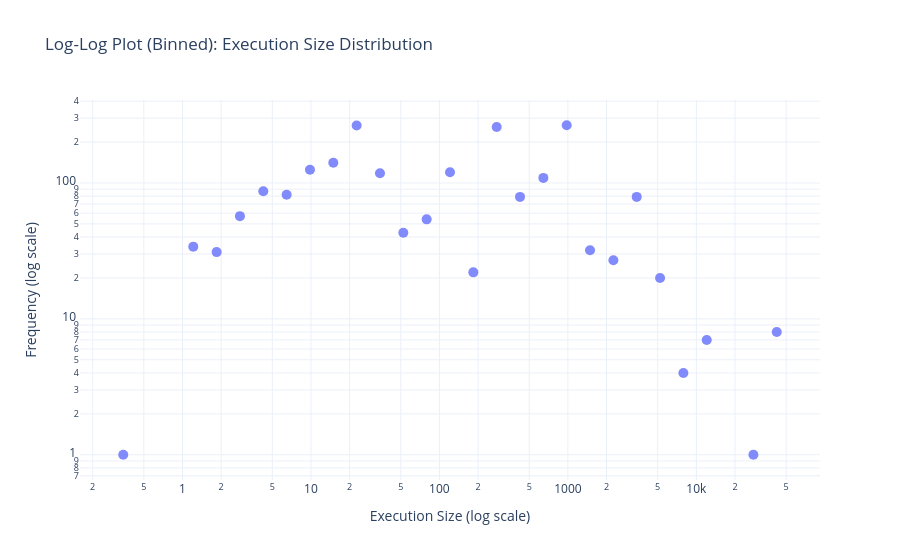

The code cell stored with this chart in its notebook:
### Code cell
# Alternative: Use logarithmic bins for cleaner visualization
# This groups similar request counts together

req_counts = df["reqs"].dropna()
req_counts = req_counts[req_counts > 0]

# Create logarithmic bins
log_bins = np.logspace(np.log10(req_counts.min()), np.log10(req_counts.max()), 30)
hist, bin_edges = np.histogram(req_counts, bins=log_bins)

# Use bin centers for x-axis
bin_centers = np.sqrt(bin_edges[:-1] * bin_edges[1:])  # geometric mean

# Create dataframe for plotting
hist_df = pd.DataFrame({"reqs": bin_centers, "frequency": hist})
hist_df = hist_df[hist_df["frequency"] > 0]

fig2 = px.scatter(
    hist_df,
    x="reqs",
    y="frequency",
    log_x=True,
    log_y=True,
    title="Log-Log Plot (Binned): Request Count Distribution",
    labels={"reqs": "Request Count", "frequency": "Frequency"},
)

fig2.update_traces(marker=dict(size=10, opacity=0.8))
fig2.update_layout(
    xaxis_title="Request Count (log scale)",
    yaxis_title="Frequency (log scale)",
    template="plotly_white",
)

# Add interpretation note
print("Interpretation:")
print("- Straight line → Power-law distribution")
print("- Curved (concave down) → Poisson/Exponential distribution")
print("- Curved (concave up) → Log-normal or similar")

fig2.show()

### Figure 1 — Plotly figure (JSON) as saved in the notebook; plotly's stock layout.template omitted (floating-point values rounded to 4 significant figures)
{"data": [{"hovertemplate": "Execution Size=%{x}<br>Frequency=%{y}<extra></extra>", "legendgroup": "", "marker": {"color": "#636efa", "opacity": 0.8, "size": 10, "symbol": "circle"}, "mode": "markers", "name": "", "orientation": "v", "showlegend": false, "type": "scatter", "x": [0.3459, 1.213, 1.844, 2.801, 4.256, 6.466, 9.825, 14.93, 22.68, 34.46, 52.36, 79.56, 120.9, 183.7, 279.1, 424.0, 644.2, 978.8, 1487.0, 2260.0, 3433.0, 5217.0, 7926.0, 12040.0, 27800.0, 42240.0], "xaxis": "x", "y": [1, 34, 31, 57, 87, 82, 125, 141, 265, 118, 43, 54, 120, 22, 258, 79, 109, 266, 32, 27, 79, 20, 4, 7, 1, 8], "yaxis": "y"}], "layout": {"legend": {"tracegroupgap": 0}, "title": {"text": "Log-Log Plot (Binned): Execution Size Distribution"}, "xaxis": {"anchor": "y", "domain": [0, 1], "title": {"text": "Execution Size (log scale)"}, "type": "log"}, "yaxis": {"anchor": "x", "domain": [0, 1], "title": {"text": "Frequency (log scale)"}, "type": "log"}}}
